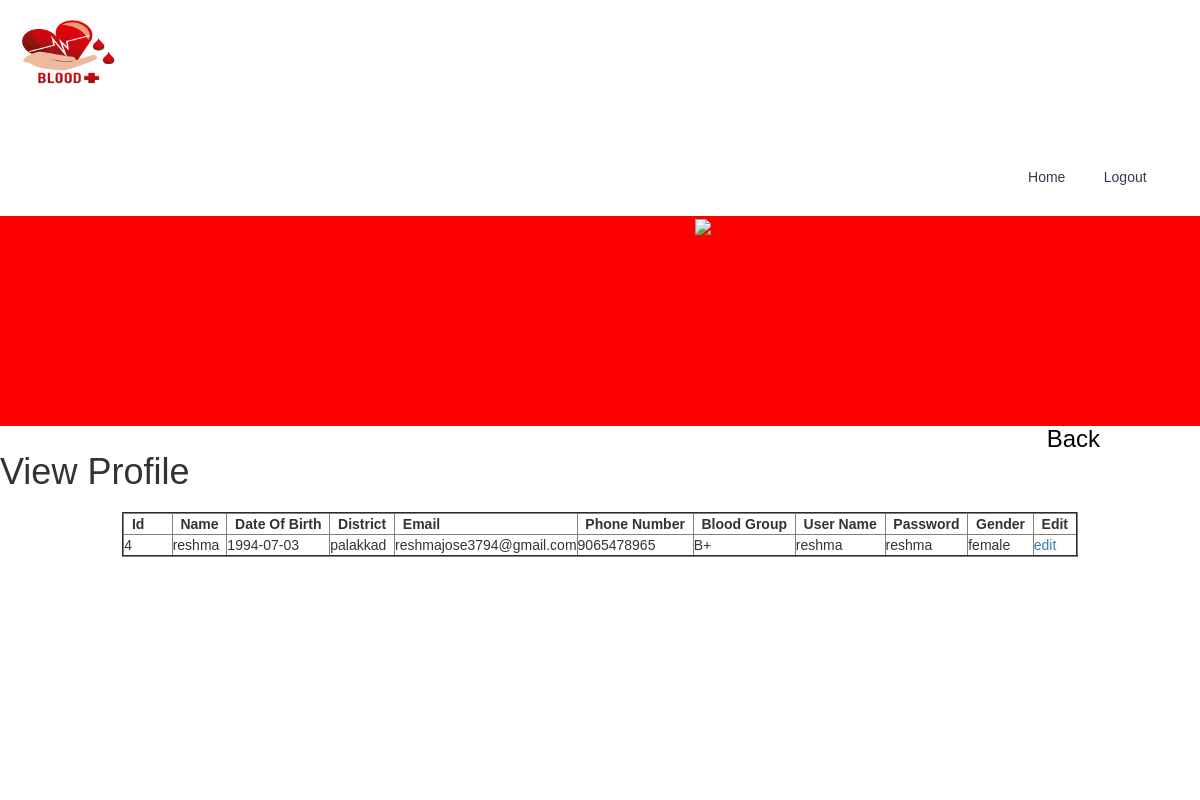
Screenshot of /viewprofile.php (signed in) with the database file from the repository.
### tables this page shows
CREATE TABLE `donor` (
  `bid` int(11) NOT NULL,
  `name` varchar(25) NOT NULL,
  `dob` date NOT NULL,
  `district` varchar(25) NOT NULL,
  `email` varchar(25) NOT NULL,
  `phoneno` varchar(11) NOT NULL,
  `bgroup` varchar(25) NOT NULL,
  `username` varchar(25) NOT NULL,
  `password` varchar(25) NOT NULL,
  `gender` varchar(25) NOT NULL,
  `request` varchar(25) NOT NULL DEFAULT 'pending'
);

### viewprofile.php (the view, shortened to what this page needs)
<?php
         $user=$_SESSION['id'];
         ?>
<!DOCTYPE html>
<html>
<head>
<link href="css2/bootstrap.css" type="text/css" rel="stylesheet" media="all">
<link href="css4/style.css" type="text/css" rel="stylesheet" media="all">
<link href="css2/style.css" type="text/css" rel="stylesheet" media="all">
<link rel="stylesheet" type="text/css" href="css/component.css" />
    <link href='//fonts2.googleapis.com/css?family=Pacifico' rel='stylesheet' type='text/css'>
<link href='//fonts2.googleapis.com/css?family=Poppins:400,500,600' rel='stylesheet' type='text/css'>
</head>
<body>
            <h1><img src="blood.png" width="130" style="margin-top: 20px;"></h1>
        <div class="header-top w3l">
          <div class="container">
            <div class="main-nav">
                <div class="top-menu"><br><br>
                             <ul class="nav navbar-nav">
                                <li class="active"><a href="donor.html">Home</a></li>
                                <li><a href="index.php">Logout</a></li>
                            </ul>
                </div>
             </div>
        <div class="clearfix"></div>
    </div>
    </div>
    <div class="about" id="about">
           <div class="container">
                    <div class="col-md-7 ab-right">
                    </div>
                    <div class="col-md-5 ab-left">
                             <img src="images/g5.jpg"/>
                        </div>
            <div class="clearfix"> </div>
        </div>
    </div>
        <a href="#home" id="toTop" class="scroll" style="display: block;"> <span id="toTopHover" style="opacity: 1;"> </span></a>
<div id="back" align="right">
    <a href="donor.html"><H3><font color="black">Back</font></H3></a>
</div>
<h1><marquee direction="left">View Profile</marquee></h1><br>
<form method="post" id="view" >
    <table  border="2" align="center">
        <tr>
            <th>&nbsp;&nbsp;Id &nbsp;&nbsp;&nbsp;&nbsp;&nbsp;&nbsp;</th>
            <th>&nbsp;&nbsp;Name&nbsp;&nbsp;</th>
            <th>&nbsp;&nbsp;Date Of Birth&nbsp;&nbsp;</th>
            <th>&nbsp;&nbsp;District&nbsp;&nbsp;</th>
            <th>&nbsp;&nbsp;Email&nbsp;&nbsp;</th>
            <th>&nbsp;&nbsp;Phone Number&nbsp;&nbsp;</th>
            <th>&nbsp;&nbsp;Blood Group&nbsp;&nbsp;</th>
            <th>&nbsp;&nbsp;User Name&nbsp;&nbsp;</th>
             <th>&nbsp;&nbsp;Password&nbsp;&nbsp;</th>
              <th>&nbsp;&nbsp;Gender&nbsp;&nbsp;</th>
            <th>&nbsp;&nbsp;Edit&nbsp;&nbsp;</th>
        </tr>
        <?php
        require("connect.php");
        $result=mysqli_query($con,"select *  from donor  where username='$user'");
        if(mysqli_num_rows($result) >0)
        {
            while($row1=mysqli_fetch_array($result)){
                ?>
                <tr>
                    <td><?php echo $row1["bid"];?></td>
                    <td><?php echo $row1["name"];?></td>
                    <td><?php echo $row1["dob"];?></td>
                    <td><?php echo $row1["district"];?></td>
                    <td><?php echo $row1["email"];?></td>
                    <td><?php echo $row1["phoneno"];?></td>
                    <td><?php echo $row1["bgroup"];?></td>
                    <td><?php echo $row1["username"];?></td>
                    <td><?php echo $row1["password"];?></td>
                     <td><?php echo $row1["gender"];?></td>
                     <td><font color="yellow"><a href="updateprofile.php?id=<?php echo $row1["bid"]?>&mode=edit">edit</font></td>
                </tr>
                <?php
			}
		}
        ?>
    </table>
</form>
</body>
</html>

### css4/style.css (style rules this page uses)
body { background: #448ed3 ; font-family: "Lato" ; }

### css2/style.css (style rules this page uses)
body { padding:0; margin:0; background:#FFF; font-family: 'Poppins', sans-serif; }
body a { transition:0.5s all; -webkit-transition:0.5s all; -moz-transition:0.5s all; -o-transition:0.5s all; -ms-transition:0.5s all; }
h1,h2,h3,h4,h5,h6 { margin:0; padding:0; }
ul { margin:0; padding:0; }
html * { -webkit-font-smoothing: antialiased; -moz-osx-font-smoothing: grayscale; }
ol, ul { list-style: none; }
.main-nav { margin-top: 1em; }
.header-top { padding: 1em 0; }
.navbar-nav { float: right; }
.navbar-nav > li { float: left; margin-right:0.6em; }
.nav > li > a { position: relative; display: block; padding: 15px 15px; color: #343a4e; }
.ab-left { padding-left: 0; }
.ab-right { text-align: left; padding: 15em 3em 0 3em; }
.ab-left img { width: 100%; }
#about { background: #FF0000; }
#toTop { display: none; text-decoration: none; position: fixed; bottom: 10px; right: 10px; overflow: hidden; width: 35px; height: 35px; border: none; text-indent: 100%; background: url(../images/move-top.png) no-repeat 0px 0px; }

### viewprofile.php (style rules this page uses)
#back { padding-right: 100px; }

### rows the page displays
donor: bid "4", name "reshma", dob "1994-07-03", district "palakkad", email "reshmajose3794@gmail.com", phoneno "9065478965", bgroup "B+", username "reshma", password "reshma", gender "female"
